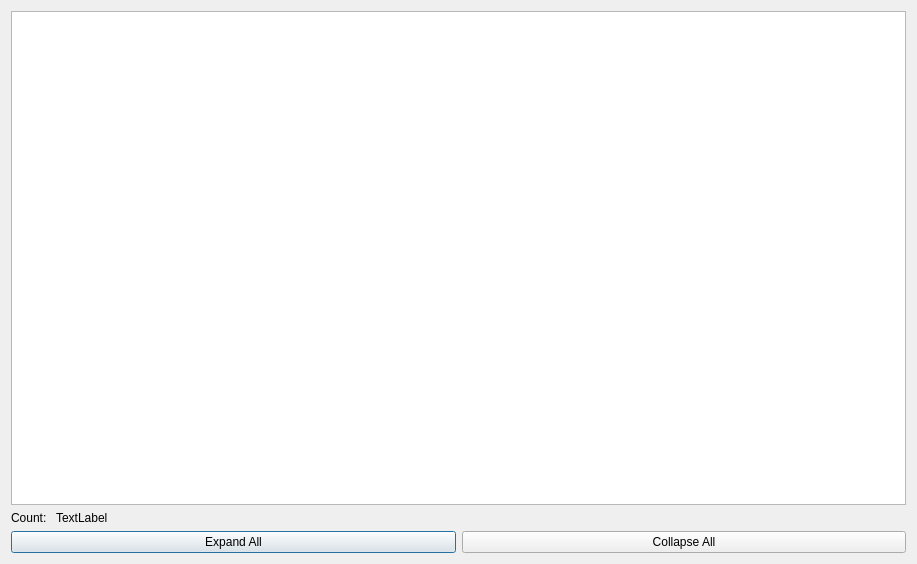
<?xml version="1.0" encoding="UTF-8"?>
<ui version="4.0">
 <class>Dialog</class>
 <widget class="QDialog" name="Dialog">
  <property name="geometry">
   <rect>
    <x>0</x>
    <y>0</y>
    <width>917</width>
    <height>564</height>
   </rect>
  </property>
  <property name="windowTitle">
   <string>Dialog</string>
  </property>
  <layout class="QVBoxLayout" name="verticalLayout">
   <item>
    <widget class="QTreeView" name="treeView"/>
   </item>
   <item>
    <layout class="QHBoxLayout" name="horizontalLayout_2">
     <item>
      <widget class="QLabel" name="label">
       <property name="sizePolicy">
        <sizepolicy hsizetype="Maximum" vsizetype="Preferred">
         <horstretch>0</horstretch>
         <verstretch>0</verstretch>
        </sizepolicy>
       </property>
       <property name="text">
        <string>Count: </string>
       </property>
      </widget>
     </item>
     <item>
      <widget class="QLabel" name="label_2">
       <property name="text">
        <string>TextLabel</string>
       </property>
      </widget>
     </item>
    </layout>
   </item>
   <item>
    <layout class="QHBoxLayout" name="horizontalLayout">
     <item>
      <widget class="QPushButton" name="expandAllButton">
       <property name="text">
        <string>Expand All</string>
       </property>
      </widget>
     </item>
     <item>
      <widget class="QPushButton" name="collapseAllButton">
       <property name="text">
        <string>Collapse All</string>
       </property>
      </widget>
     </item>
    </layout>
   </item>
  </layout>
 </widget>
 <layoutdefault spacing="6" margin="11"/>
 <resources/>
 <connections/>
</ui>
